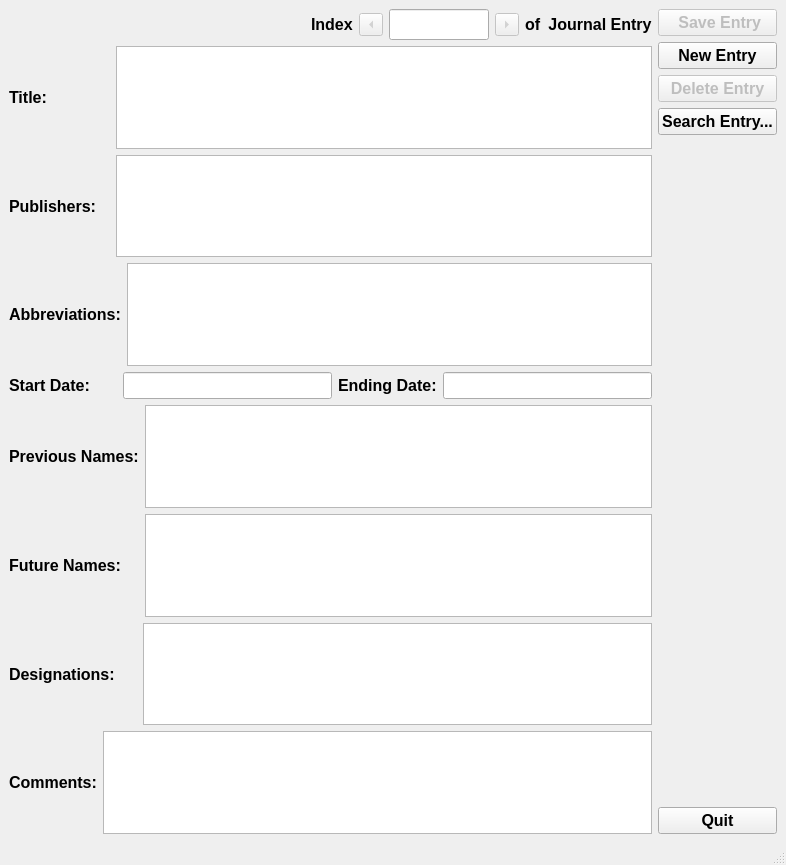
<?xml version="1.0" encoding="UTF-8"?>
<ui version="4.0">
 <class>JournalEntry</class>
 <widget class="QMainWindow" name="JournalEntry">
  <property name="geometry">
   <rect>
    <x>0</x>
    <y>0</y>
    <width>786</width>
    <height>865</height>
   </rect>
  </property>
  <property name="windowTitle">
   <string>Dialog</string>
  </property>
  <widget class="QWidget" name="centralwidget">
   <layout class="QHBoxLayout" name="horizontalLayout">
    <item>
     <layout class="QHBoxLayout" name="main_hLayout">
      <item>
       <layout class="QVBoxLayout" name="main_vLayout">
        <item>
         <layout class="QHBoxLayout" name="index_hLayout">
          <item>
           <spacer name="index_hSpacer">
            <property name="orientation">
             <enum>Qt::Horizontal</enum>
            </property>
            <property name="sizeHint" stdset="0">
             <size>
              <width>40</width>
              <height>20</height>
             </size>
            </property>
           </spacer>
          </item>
          <item>
           <widget class="QLabel" name="indexLabel_1">
            <property name="font">
             <font>
              <pointsize>12</pointsize>
              <weight>75</weight>
              <bold>true</bold>
             </font>
            </property>
            <property name="text">
             <string>Index</string>
            </property>
           </widget>
          </item>
          <item>
           <widget class="QToolButton" name="prevButton">
            <property name="enabled">
             <bool>false</bool>
            </property>
            <property name="font">
             <font>
              <pointsize>12</pointsize>
             </font>
            </property>
            <property name="focusPolicy">
             <enum>Qt::NoFocus</enum>
            </property>
            <property name="toolTip">
             <string>Previous record</string>
            </property>
            <property name="text">
             <string>...</string>
            </property>
            <property name="shortcut">
             <string>Ctrl+B</string>
            </property>
            <property name="arrowType">
             <enum>Qt::LeftArrow</enum>
            </property>
           </widget>
          </item>
          <item>
           <widget class="QLineEdit" name="indexEntry">
            <property name="maximumSize">
             <size>
              <width>100</width>
              <height>16777215</height>
             </size>
            </property>
            <property name="font">
             <font>
              <pointsize>14</pointsize>
              <weight>50</weight>
              <bold>false</bold>
             </font>
            </property>
            <property name="toolTip">
             <string>&lt;html&gt;&lt;head/&gt;&lt;body&gt;&lt;p&gt;Index number of the current entry.&lt;/p&gt;&lt;/body&gt;&lt;/html&gt;</string>
            </property>
            <property name="maxLength">
             <number>3</number>
            </property>
            <property name="alignment">
             <set>Qt::AlignRight|Qt::AlignTrailing|Qt::AlignVCenter</set>
            </property>
           </widget>
          </item>
          <item>
           <widget class="QToolButton" name="nextButton">
            <property name="enabled">
             <bool>false</bool>
            </property>
            <property name="font">
             <font>
              <pointsize>12</pointsize>
              <weight>75</weight>
              <bold>true</bold>
             </font>
            </property>
            <property name="focusPolicy">
             <enum>Qt::NoFocus</enum>
            </property>
            <property name="toolTip">
             <string>Next record</string>
            </property>
            <property name="text">
             <string>...</string>
            </property>
            <property name="shortcut">
             <string>Ctrl+F</string>
            </property>
            <property name="arrowType">
             <enum>Qt::RightArrow</enum>
            </property>
           </widget>
          </item>
          <item>
           <widget class="QLabel" name="ofnumLabel">
            <property name="font">
             <font>
              <pointsize>12</pointsize>
              <weight>75</weight>
              <bold>true</bold>
             </font>
            </property>
            <property name="text">
             <string>of</string>
            </property>
           </widget>
          </item>
          <item>
           <widget class="QLabel" name="indexLabel_2">
            <property name="font">
             <font>
              <pointsize>12</pointsize>
              <weight>75</weight>
              <bold>true</bold>
             </font>
            </property>
            <property name="text">
             <string>Journal Entry</string>
            </property>
            <property name="alignment">
             <set>Qt::AlignCenter</set>
            </property>
           </widget>
          </item>
         </layout>
        </item>
        <item>
         <layout class="QHBoxLayout" name="title_Layout">
          <item>
           <widget class="QLabel" name="titleLabel">
            <property name="sizePolicy">
             <sizepolicy hsizetype="Minimum" vsizetype="Preferred">
              <horstretch>0</horstretch>
              <verstretch>2</verstretch>
             </sizepolicy>
            </property>
            <property name="font">
             <font>
              <pointsize>12</pointsize>
              <weight>75</weight>
              <bold>true</bold>
             </font>
            </property>
            <property name="text">
             <string>Title:              </string>
            </property>
           </widget>
          </item>
          <item>
           <widget class="QTextEdit" name="titleEdit">
            <property name="font">
             <font>
              <pointsize>12</pointsize>
              <weight>75</weight>
              <italic>true</italic>
              <bold>true</bold>
             </font>
            </property>
            <property name="mouseTracking">
             <bool>false</bool>
            </property>
            <property name="toolTip">
             <string>&lt;html&gt;&lt;head/&gt;&lt;body&gt;&lt;p&gt;Titles of the journal, sub-titles go on separate lines&lt;/p&gt;&lt;/body&gt;&lt;/html&gt;</string>
            </property>
            <property name="horizontalScrollBarPolicy">
             <enum>Qt::ScrollBarAlwaysOff</enum>
            </property>
            <property name="tabChangesFocus">
             <bool>true</bool>
            </property>
           </widget>
          </item>
         </layout>
        </item>
        <item>
         <layout class="QHBoxLayout" name="publisher_hLayout">
          <item>
           <widget class="QLabel" name="PublisherLabel">
            <property name="font">
             <font>
              <pointsize>12</pointsize>
              <weight>75</weight>
              <bold>true</bold>
             </font>
            </property>
            <property name="text">
             <string>Publishers:   </string>
            </property>
           </widget>
          </item>
          <item>
           <widget class="QTextEdit" name="publisherEdit">
            <property name="font">
             <font>
              <pointsize>12</pointsize>
              <weight>75</weight>
              <bold>true</bold>
             </font>
            </property>
            <property name="toolTip">
             <string>&lt;html&gt;&lt;head/&gt;&lt;body&gt;&lt;p&gt;Publisher format; Name: Place: startDate: endDate.&lt;/p&gt;&lt;/body&gt;&lt;/html&gt;</string>
            </property>
            <property name="horizontalScrollBarPolicy">
             <enum>Qt::ScrollBarAlwaysOff</enum>
            </property>
            <property name="tabChangesFocus">
             <bool>true</bool>
            </property>
           </widget>
          </item>
         </layout>
        </item>
        <item>
         <layout class="QHBoxLayout" name="abbrv_hlLayout">
          <item>
           <widget class="QLabel" name="AbbreviationsLabel">
            <property name="font">
             <font>
              <pointsize>12</pointsize>
              <weight>75</weight>
              <bold>true</bold>
             </font>
            </property>
            <property name="text">
             <string>Abbreviations:</string>
            </property>
           </widget>
          </item>
          <item>
           <widget class="QTextEdit" name="abbreviationsEdit">
            <property name="font">
             <font>
              <pointsize>12</pointsize>
              <weight>75</weight>
              <bold>true</bold>
             </font>
            </property>
            <property name="toolTip">
             <string>&lt;html&gt;&lt;head/&gt;&lt;body&gt;&lt;p&gt;Known abbreviations of the journal.&lt;/p&gt;&lt;/body&gt;&lt;/html&gt;</string>
            </property>
            <property name="horizontalScrollBarPolicy">
             <enum>Qt::ScrollBarAlwaysOff</enum>
            </property>
            <property name="tabChangesFocus">
             <bool>true</bool>
            </property>
           </widget>
          </item>
         </layout>
        </item>
        <item>
         <layout class="QHBoxLayout" name="date_hLayout">
          <item>
           <widget class="QLabel" name="startDateLabel">
            <property name="font">
             <font>
              <pointsize>12</pointsize>
              <weight>75</weight>
              <bold>true</bold>
             </font>
            </property>
            <property name="text">
             <string>Start Date:      </string>
            </property>
           </widget>
          </item>
          <item>
           <widget class="QLineEdit" name="startDateEdit">
            <property name="font">
             <font>
              <pointsize>12</pointsize>
              <weight>75</weight>
              <bold>true</bold>
             </font>
            </property>
            <property name="toolTip">
             <string>&lt;html&gt;&lt;head/&gt;&lt;body&gt;&lt;p&gt;Date when the journal began publication.&lt;/p&gt;&lt;/body&gt;&lt;/html&gt;</string>
            </property>
           </widget>
          </item>
          <item>
           <widget class="QLabel" name="endDateLabel">
            <property name="sizePolicy">
             <sizepolicy hsizetype="Preferred" vsizetype="Preferred">
              <horstretch>0</horstretch>
              <verstretch>0</verstretch>
             </sizepolicy>
            </property>
            <property name="font">
             <font>
              <pointsize>12</pointsize>
              <weight>75</weight>
              <bold>true</bold>
             </font>
            </property>
            <property name="text">
             <string>Ending Date:</string>
            </property>
           </widget>
          </item>
          <item>
           <widget class="QLineEdit" name="endDateEdit">
            <property name="font">
             <font>
              <pointsize>12</pointsize>
              <weight>75</weight>
              <bold>true</bold>
             </font>
            </property>
            <property name="toolTip">
             <string>&lt;html&gt;&lt;head/&gt;&lt;body&gt;&lt;p&gt;Date the journal ceased publication.&lt;/p&gt;&lt;/body&gt;&lt;/html&gt;</string>
            </property>
           </widget>
          </item>
         </layout>
        </item>
        <item>
         <layout class="QHBoxLayout" name="prevname_hLayout">
          <item>
           <widget class="QLabel" name="LinkPreviousLabel">
            <property name="font">
             <font>
              <pointsize>12</pointsize>
              <weight>75</weight>
              <bold>true</bold>
             </font>
            </property>
            <property name="text">
             <string>Previous Names:</string>
            </property>
           </widget>
          </item>
          <item>
           <widget class="QTextEdit" name="LinkPreviousEdit">
            <property name="font">
             <font>
              <pointsize>12</pointsize>
              <weight>75</weight>
              <bold>true</bold>
             </font>
            </property>
            <property name="toolTip">
             <string>&lt;html&gt;&lt;head/&gt;&lt;body&gt;&lt;p&gt;Journal names from which this journal was create, if any.&lt;/p&gt;&lt;/body&gt;&lt;/html&gt;</string>
            </property>
            <property name="horizontalScrollBarPolicy">
             <enum>Qt::ScrollBarAlwaysOff</enum>
            </property>
            <property name="tabChangesFocus">
             <bool>true</bool>
            </property>
           </widget>
          </item>
         </layout>
        </item>
        <item>
         <layout class="QHBoxLayout" name="futurename_hLayout">
          <item>
           <widget class="QLabel" name="LinkNextLabel">
            <property name="font">
             <font>
              <pointsize>12</pointsize>
              <weight>75</weight>
              <bold>true</bold>
             </font>
            </property>
            <property name="text">
             <string>Future Names:    </string>
            </property>
           </widget>
          </item>
          <item>
           <widget class="QTextEdit" name="LinkNextEdit">
            <property name="font">
             <font>
              <pointsize>12</pointsize>
              <weight>75</weight>
              <bold>true</bold>
             </font>
            </property>
            <property name="toolTip">
             <string>&lt;html&gt;&lt;head/&gt;&lt;body&gt;&lt;p&gt;Journanal names into which this journal merged, if any.&lt;/p&gt;&lt;/body&gt;&lt;/html&gt;</string>
            </property>
            <property name="horizontalScrollBarPolicy">
             <enum>Qt::ScrollBarAlwaysOff</enum>
            </property>
            <property name="tabChangesFocus">
             <bool>true</bool>
            </property>
           </widget>
          </item>
         </layout>
        </item>
        <item>
         <layout class="QHBoxLayout" name="designator_hLayout">
          <item>
           <widget class="QLabel" name="designatorLabel">
            <property name="font">
             <font>
              <pointsize>12</pointsize>
              <weight>75</weight>
              <bold>true</bold>
             </font>
            </property>
            <property name="text">
             <string>Designations:     </string>
            </property>
           </widget>
          </item>
          <item>
           <widget class="QTextEdit" name="designatorEdit">
            <property name="font">
             <font>
              <pointsize>12</pointsize>
              <weight>75</weight>
              <bold>true</bold>
             </font>
            </property>
            <property name="toolTip">
             <string>&lt;html&gt;&lt;head/&gt;&lt;body&gt;&lt;p&gt;Catalogue designations, one per line&lt;/p&gt;&lt;p&gt;format is   &lt;span style=&quot; font-weight:600;&quot;&gt;name : value&lt;/span&gt;&lt;/p&gt;&lt;/body&gt;&lt;/html&gt;</string>
            </property>
            <property name="horizontalScrollBarPolicy">
             <enum>Qt::ScrollBarAlwaysOff</enum>
            </property>
            <property name="tabChangesFocus">
             <bool>true</bool>
            </property>
           </widget>
          </item>
         </layout>
        </item>
        <item>
         <layout class="QHBoxLayout" name="comment_hLayout">
          <item>
           <widget class="QLabel" name="CommentsLabel">
            <property name="font">
             <font>
              <pointsize>12</pointsize>
              <weight>75</weight>
              <bold>true</bold>
             </font>
            </property>
            <property name="text">
             <string>Comments:</string>
            </property>
           </widget>
          </item>
          <item>
           <widget class="QTextEdit" name="CommentsEdit">
            <property name="sizePolicy">
             <sizepolicy hsizetype="Expanding" vsizetype="Maximum">
              <horstretch>0</horstretch>
              <verstretch>0</verstretch>
             </sizepolicy>
            </property>
            <property name="font">
             <font>
              <pointsize>12</pointsize>
              <weight>75</weight>
              <bold>true</bold>
             </font>
            </property>
            <property name="toolTip">
             <string>&lt;html&gt;&lt;head/&gt;&lt;body&gt;&lt;p&gt;Random comments for things we missed.&lt;/p&gt;&lt;/body&gt;&lt;/html&gt;</string>
            </property>
            <property name="horizontalScrollBarPolicy">
             <enum>Qt::ScrollBarAlwaysOff</enum>
            </property>
            <property name="tabChangesFocus">
             <bool>true</bool>
            </property>
           </widget>
          </item>
         </layout>
        </item>
       </layout>
      </item>
     </layout>
    </item>
    <item>
     <layout class="QVBoxLayout" name="button_vLayout">
      <item>
       <widget class="QPushButton" name="saveButton">
        <property name="enabled">
         <bool>false</bool>
        </property>
        <property name="font">
         <font>
          <pointsize>12</pointsize>
          <weight>75</weight>
          <bold>true</bold>
         </font>
        </property>
        <property name="focusPolicy">
         <enum>Qt::NoFocus</enum>
        </property>
        <property name="toolTip">
         <string>Save the current informantion to the entry list</string>
        </property>
        <property name="text">
         <string> Save Entry</string>
        </property>
       </widget>
      </item>
      <item>
       <widget class="QPushButton" name="newButton">
        <property name="font">
         <font>
          <pointsize>12</pointsize>
          <weight>75</weight>
          <bold>true</bold>
         </font>
        </property>
        <property name="focusPolicy">
         <enum>Qt::NoFocus</enum>
        </property>
        <property name="toolTip">
         <string>create a new, blank entry</string>
        </property>
        <property name="text">
         <string>New Entry</string>
        </property>
       </widget>
      </item>
      <item>
       <widget class="QPushButton" name="deleteButton">
        <property name="enabled">
         <bool>false</bool>
        </property>
        <property name="font">
         <font>
          <pointsize>12</pointsize>
          <weight>75</weight>
          <bold>true</bold>
         </font>
        </property>
        <property name="focusPolicy">
         <enum>Qt::NoFocus</enum>
        </property>
        <property name="toolTip">
         <string>delete the current entry from the entry list</string>
        </property>
        <property name="text">
         <string>Delete Entry</string>
        </property>
       </widget>
      </item>
      <item>
       <widget class="QPushButton" name="searchButton">
        <property name="font">
         <font>
          <pointsize>12</pointsize>
          <weight>75</weight>
          <bold>true</bold>
         </font>
        </property>
        <property name="focusPolicy">
         <enum>Qt::NoFocus</enum>
        </property>
        <property name="toolTip">
         <string>Open the search window and look for an existing journal</string>
        </property>
        <property name="text">
         <string>Search Entry...</string>
        </property>
       </widget>
      </item>
      <item>
       <spacer name="verticalSpacer">
        <property name="orientation">
         <enum>Qt::Vertical</enum>
        </property>
        <property name="sizeHint" stdset="0">
         <size>
          <width>20</width>
          <height>40</height>
         </size>
        </property>
       </spacer>
      </item>
      <item>
       <widget class="QPushButton" name="quitButton">
        <property name="font">
         <font>
          <pointsize>12</pointsize>
          <weight>75</weight>
          <bold>true</bold>
         </font>
        </property>
        <property name="focusPolicy">
         <enum>Qt::NoFocus</enum>
        </property>
        <property name="toolTip">
         <string>Quit the program, asking if we want to same any outstanding changes first.</string>
        </property>
        <property name="text">
         <string>Quit</string>
        </property>
       </widget>
      </item>
     </layout>
    </item>
   </layout>
  </widget>
  <widget class="QMenuBar" name="menubar">
   <property name="geometry">
    <rect>
     <x>0</x>
     <y>0</y>
     <width>786</width>
     <height>25</height>
    </rect>
   </property>
  </widget>
  <widget class="QStatusBar" name="statusbar"/>
 </widget>
 <tabstops>
  <tabstop>indexEntry</tabstop>
  <tabstop>titleEdit</tabstop>
  <tabstop>publisherEdit</tabstop>
  <tabstop>abbreviationsEdit</tabstop>
  <tabstop>startDateEdit</tabstop>
  <tabstop>endDateEdit</tabstop>
  <tabstop>LinkPreviousEdit</tabstop>
  <tabstop>LinkNextEdit</tabstop>
  <tabstop>designatorEdit</tabstop>
  <tabstop>CommentsEdit</tabstop>
 </tabstops>
 <resources/>
 <connections/>
</ui>
